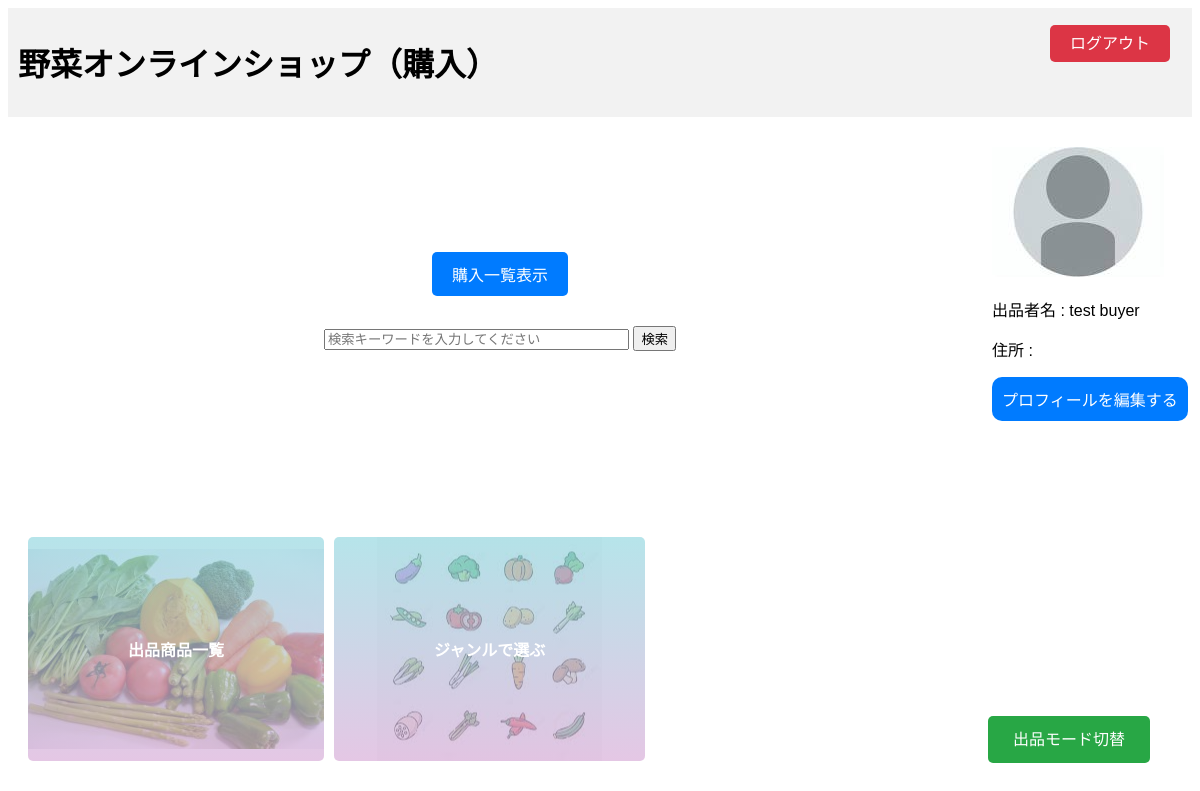
/buyer/home/ (signed in), run on an earlier commit of the app's database.
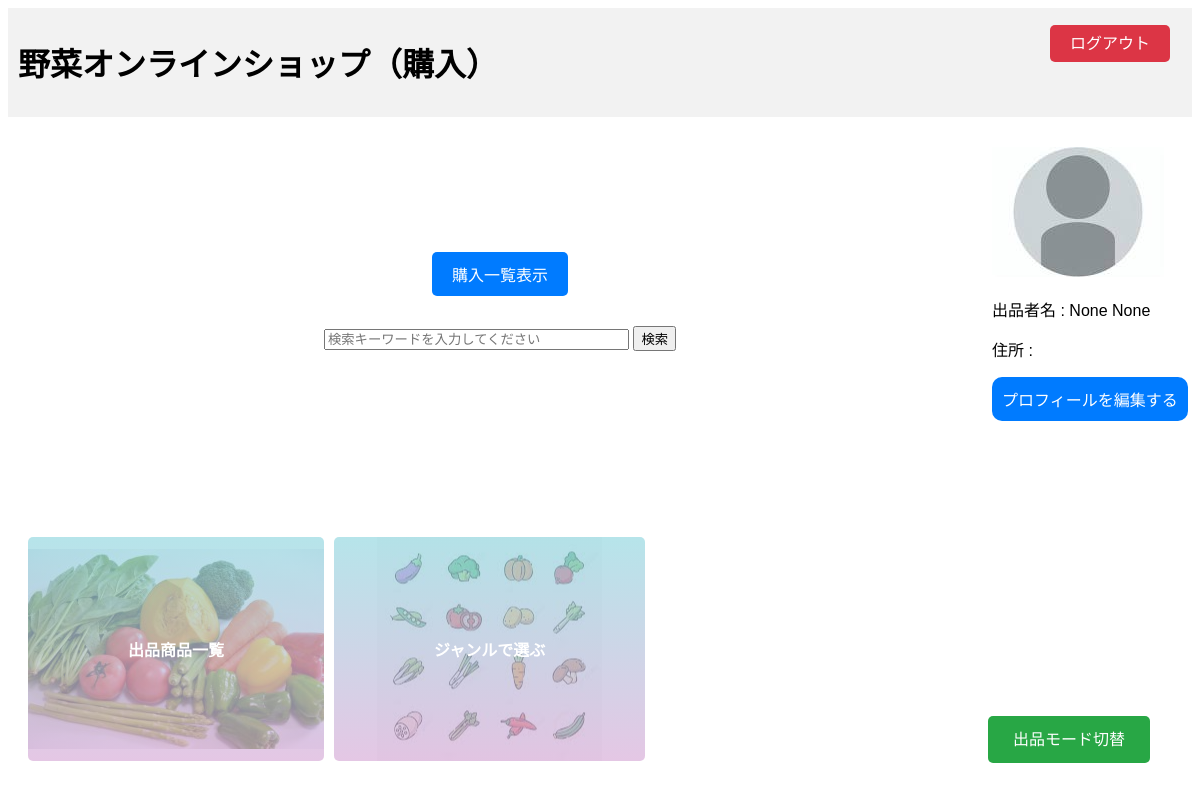
And on a later commit of the database.
### accounts/models.py (models this page shows, shortened)
class User(AbstractBaseUser, PermissionsMixin):
    account_id = models.CharField(
        verbose_name=_("account_id"),
        unique=True,
        max_length=10
    )
    email = models.EmailField(
        verbose_name=_("email"),
        unique=True
    )
    first_name = models.CharField(
        verbose_name=_("first_name"),
        max_length=150,
        null=True,
        blank=False
    )
    last_name = models.CharField(
        verbose_name=_("last_name"),
        max_length=150,
        null=True,
        blank=False
    )
    birth_date = models.DateField(
        verbose_name=_("birth_date"),
        blank=True,
        null=True
    )
    is_superuser = models.BooleanField(
        verbose_name=_("is_superuer"),
        default=False
    )
    is_staff = models.BooleanField(
        verbose_name=_('staff status'),
        default=False,
    )
    is_seller = models.BooleanField(
        verbose_name=_('is_seller'),
        default=False,
    )
    is_active = models.BooleanField(
        verbose_name=_('active'),
        default=True,
    )
    created_at = models.DateTimeField(
        verbose_name=_("created_at"),
        auto_now_add=True
    )
    updated_at = models.DateTimeField(
        verbose_name=_("updateded_at"),
        auto_now=True
    )
    address = models.CharField(
        max_length=200,
        blank=True,
        null=True
    )
    profile_picture = models.ImageField(
        upload_to='profile_pics/',
        blank=True,
        null=True
    )
    objects = UserManager()
    USERNAME_FIELD = 'account_id' # ログイン時、ユーザー名の代わりにaccount_idを使用
    REQUIRED_FIELDS = ['email']  # スーパーユーザー作成時にemailも設定する

### buyer/views.py (the view)
# urls.py: path("home/", BuyerHomeView.as_view(), name="home"),
class BuyerHomeView(LoginRequiredMixin, View):
    login_url = '/accounts/login/'  # ログインしていない場合のリダイレクト先URL
    template_name = 'buyer/home.html'
    def get(self, request):
        return render(request, self.template_name)

### buyer/templates/buyer/home.html (shortened to what this page needs)
{% load static %}
<!DOCTYPE html>
<head>
    <link rel="stylesheet" type="text/css" href="{% static 'buyer/css/home.css' %}">
</head>
<body>
    <div class="wrap">
        <div class="header">
            <h1>野菜オンラインショップ（購入）</h1>
        </div>
        <div class="logout-container">
            <a href="{% url 'accounts:logout' %}" class="logout-btn">ログアウト</a>
        </div>
        <div class="personal-info">
            {% if user.profile_picture %}
            <img src="{{ user.profile_picture.url }}" alt="プロフィール画像">
            {% else %}
            <img src="{% static 'images/NoFace.jpg' %}" alt="プロフィール画像">
            {% endif %}
            <p>出品者名 : {{ user.last_name }} {{ user.first_name }}</p>
            <p>住所 : {{ seller.address}}</p>
            <a href="{% url 'accounts:edit_profile' %}" class="edit-profile-btn">プロフィールを編集する</a>
        </div>
        <div class="centered-content">
            <a href="{% url 'buyer:transaction_list' %}" class="purchase-list-btn">購入一覧表示</a>
            <div class="search-box">
                <input type="text" placeholder="検索キーワードを入力してください" size="35">
                <button type="submit">検索</button>
            </div>
        </div>
        <div class="productlist-all-container">
            <a href="{% url 'buyer:vegetable_list' %}" class="productlist-all-btn">出品商品一覧</a>
            <a href="{% url 'buyer:genre' %}" class="productlist-selected-btn">ジャンルで選ぶ</a>
        </div>
        <div class="toggle-mode-container">
            <a href="{% url 'seller:home' %}" class="toggle-mode-btn">出品モード切替</a>
        </div>
</body>
</html>

### buyer/static/buyer/css/home.css (style rules this page uses)
body { font-family: Arial, sans-serif; }
.header { background-color: #f2f2f2; padding: 10px; }
.personal-info { float: right; width: 200px; margin-top: 30px; }
.edit-profile-btn { display: inline-block; padding: 10px 10px; background-color: #007bff; color: #fff; text-decoration: none; border: none; border-radius: 10px; cursor: pointer; }
.centered-content { display: flex; flex-direction: column; align-items: center; justify-content: center; height: 50vh; }
.purchase-list-btn { background-color: #007bff; color: #fff; padding: 10px 20px; border: none; border-radius: 5px; text-decoration: none; cursor: pointer; }
.search-box { margin: 30px 0; }
.logout-container { position: absolute; top: 30px; right: 30px; }
.logout-btn { background-color: #dc3545; color: #fff; padding: 10px 20px; border: none; border-radius: 5px; text-decoration: none; cursor: pointer; }
.toggle-mode-container { position: absolute; bottom: 50px; right: 50px; }
.toggle-mode-btn { background-color: #28a745; color: #fff; padding: 15px 25px; border: none; border-radius: 5px; text-decoration: none; cursor: pointer; }
.productlist-all-container { display: flex; gap: 10px; justify-content: flex-end; position: fixed; bottom: 20; left: 20; padding: 20px; }

What changed in the data, as far as the page shows it:
changed User: last_name "test" → "None"; first_name "buyer" → "None"
